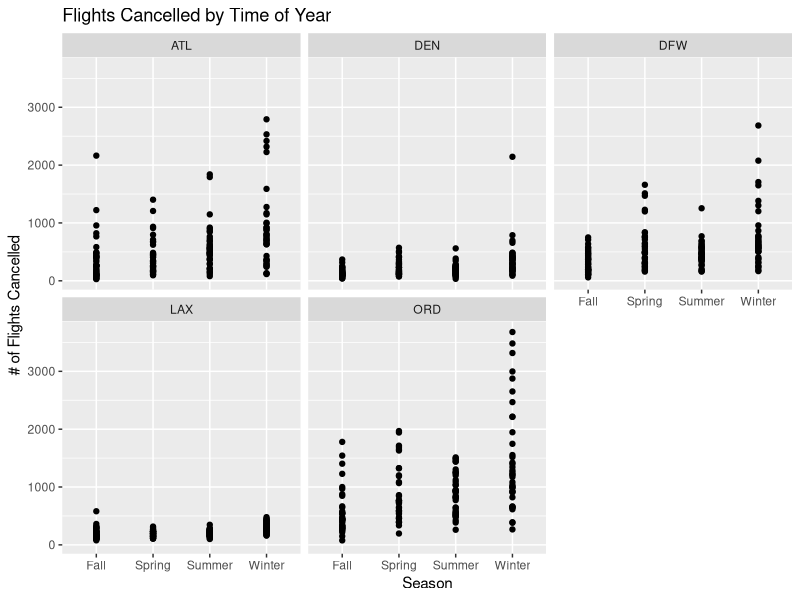
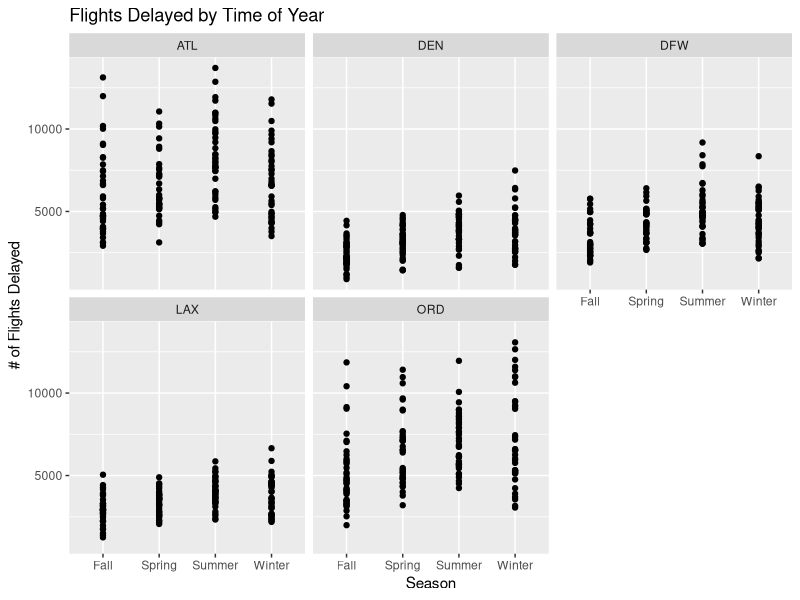

Recreate these plots in R, in order. (Note: this script raises an error after producing the figures.)
## ---- chunk 1
#| label: load-pkgs
#| message: false

library(tidyverse)
## ---- chunk 2
#| label: load-data

airlines <- read_csv("airlines.csv", show_col_types = FALSE)
## ---- chunk 3
#| label: add-season

winter <- c(12, 1, 2)
spring <- c(3, 4, 5)
summer <- c(6, 7, 8)

airlines_season <- airlines |>
  mutate(season = if_else(Time.Month %in% winter, "Winter",
                  if_else(Time.Month %in% spring,"Spring",
                  if_else(Time.Month %in% summer, "Summer", "Fall"))))
## ---- chunk 4
#| label: filter-pop-airports

airlines_season <- airlines_season |>
  filter(Airport.Code == "ATL" |
         Airport.Code == "LAX" |
         Airport.Code == "ORD" |
         Airport.Code ==  "DFW" |
         Airport.Code == "DEN")
## ---- chunk 5
#| label: cancel-by-season

airlines_season |>
  ggplot(
    aes(x = season, y = Statistics.Flights.Cancelled)
  ) +
  geom_point() +
  facet_wrap(~Airport.Code) +
  labs(x = "Season",
       y = "# of Flights Cancelled",
       title = "Flights Cancelled by Time of Year")
## ---- chunk 6
#| label: delay-by-season
airlines_season |>
  ggplot(
    aes(x = season, y = Statistics.Flights.Delayed)
  ) +
  geom_point() +
  facet_wrap(~Airport.Code) +
  labs(x = "Season",
       y = "# of Flights Delayed",
       title = "Flights Delayed by Time of Year")

## ---- chunk 7
#| label: airport-means
airlines_season |>
  filter(Airport.Code == "ATL") |>
  summarize(atl_mean_cancel = mean(Statistics.Flights.Cancelled),
            atl_mean_delay = mean(Statistics.Flights.Delayed))

airlines_season |>
  filter(Airport.Code == "DEN") |>
  summarize(den_mean_cancel = mean(Statistics.Flights.Cancelled),
            den_mean_delay = mean(Statistics.Flights.Delayed))

airlines_season |>
  filter(Airport.Code == "DFW") |>
  summarize(dfw_mean_cancel = mean(Statistics.Flights.Cancelled),
            dfw_mean_delay = mean(Statistics.Flights.Delayed))

airlines_season |>
  filter(Airport.Code == "LAX") |>
  summarize(lax_mean_cancel = mean(Statistics.Flights.Cancelled),
            lax_mean_delay = mean(Statistics.Flights.Delayed))

airlines_season |>
  filter(Airport.Code == "ORD") |>
  summarize(ord_mean_cancel = mean(Statistics.Flights.Cancelled),
            ord_mean_delay = mean(Statistics.Flights.Delayed))

## ---- chunk 8
#| label: season-means

airlines_season |>
  filter(season == "Winter") |>
  summarize(winter_mean_cancel = mean(Statistics.Flights.Cancelled),
            winter_mean_delay = mean(Statistics.Flights.Delayed))

airlines_season |>
  filter(season == "Spring") |>
  summarize(spring_mean_cancel = mean(Statistics.Flights.Cancelled),
            spring_mean_delay = mean(Statistics.Flights.Delayed))

airlines_season |>
  filter(season == "Summer") |>
  summarize(summer_mean_cancel = mean(Statistics.Flights.Cancelled),
            summer_mean_delay = mean(Statistics.Flights.Delayed))

airlines_season |>
  filter(season == "Fall") |>
  summarize(fall_mean_cancel = mean(Statistics.Flights.Cancelled),
            fall_mean_delay = mean(Statistics.Flights.Delayed))
## ---- chunk 9
#| label: add-linear-reg

linear_reg() |>
  set_engine("lm") |>
  fit(Statistics.Flights.Delayed ~ season, data = airlines_season) |>
  tidy()

## ---- chunk 10
#| label: visualize-linear-reg

airlines_season |>
ggplot(
aes(x = season, y = Statistics.Flights.Delayed)) +
geom_point() +
geom_smooth(method = "lm", se = FALSE) +
labs(x = "Season",
y = "Number of Flights Delayed",
title = "Number of Flights Delayed by Season")

